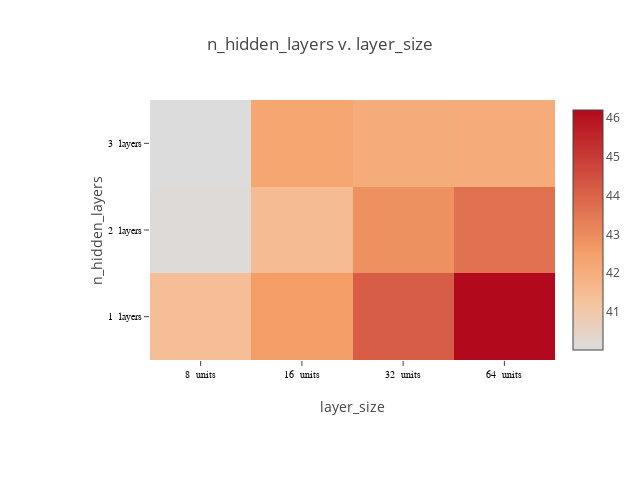

The notebook cell this image was saved under:
### Code cell
def plot_matrix(lossframe, x_labels, y_labels, x_suffix="", y_suffix=""):

    pivot = lossframe.pivot_table(index=[x_labels], columns=[y_labels], values=['loss'])
    # specify labels as strings, to force it to use a discrete axis
    if lossframe[x_labels].dtype == np.float64 or lossframe[x_labels].dtype == np.float32:
        xaxis = ["%f %s" % (i, x_suffix) for i in pivot.columns.levels[1].values]
    else:
        xaxis = ["%d %s" % (i, x_suffix) for i in pivot.columns.levels[1].values]
    if lossframe[y_labels].dtype == np.float64 or lossframe[y_labels].dtype == np.float32:
        yaxis = ["%f %s" % (i, y_suffix) for i in pivot.index.values]
    else:
        yaxis = ["%d %s" % (i, y_suffix) for i in pivot.index.values]
        
    print(xaxis, yaxis)
    """plot a heat map of a matrix"""
    chart_width=640
    chart_height=480
    
    layout = Layout(
        title="%s v. %s" % (x_labels, y_labels),
        height=chart_height,
        width=chart_width,     
        margin=dict(
            l=150,
            r=30,
            b=120,
            t=100,
        ),
        xaxis=dict(
            title=y_labels,
            tickfont=dict(
                family='Arial, sans-serif',
                size=10,
                color='black'
            ),
        ),
        yaxis=dict(
            title=x_labels,
            tickfont=dict(
                family='Arial, sans-serif',
                size=10,
                color='black'
            ),
        ),
    )
    
    data = [Heatmap(z=pivot.values,
                    x=xaxis,
                    y=yaxis,
                    colorscale=[[0, 'rgb(0,0,255)', [1, 'rgb(255,0,0)']]],
                   )
           ]

    fig = Figure(data=data, layout=layout)
    return iplot(fig, link_text="")

plot_matrix(lossframe, "n_hidden_layers", "layer_size", x_suffix=" units", y_suffix=" layers")

### Figure 1 — Plotly figure (JSON) as saved in the notebook; plotly's stock layout.template omitted (floating-point values rounded to 4 significant figures)
{"data": [{"colorscale": [[0, "rgb(0,0,255)", [1, "rgb(255,0,0)"]]], "type": "heatmap", "x": ["8  units", "16  units", "32  units", "64  units"], "y": ["1  layers", "2  layers", "3  layers"], "z": [[41.43, 42.57, 44.14, 46.2], [40.13, 41.53, 42.86, 43.64], [40.02, 42.3, 42.08, 42.09]]}], "layout": {"height": 480, "margin": {"b": 120, "l": 150, "r": 30, "t": 100}, "title": "n_hidden_layers v. layer_size", "width": 640, "xaxis": {"tickfont": {"color": "black", "family": "Arial, sans-serif", "size": 10}, "title": "layer_size"}, "yaxis": {"tickfont": {"color": "black", "family": "Arial, sans-serif", "size": 10}, "title": "n_hidden_layers"}}}
